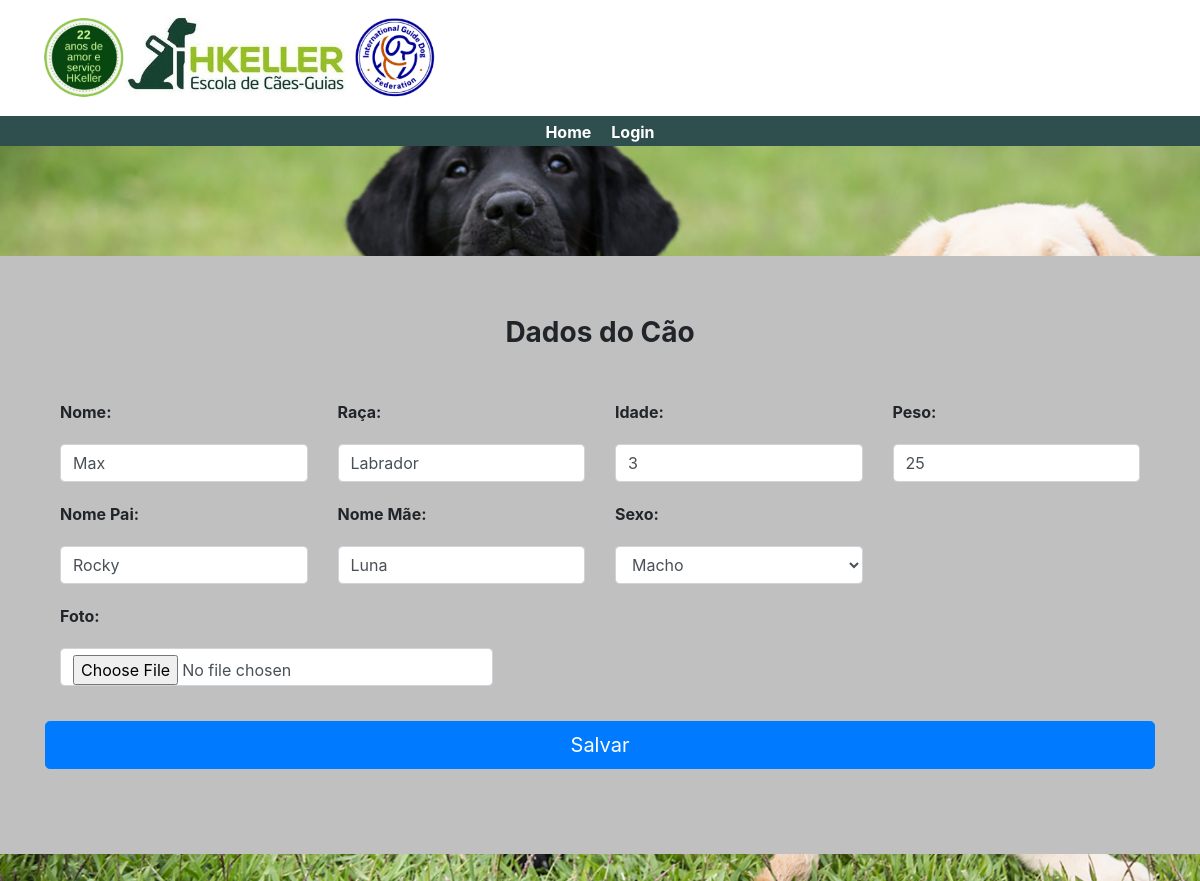
The app's page /app/views/Caes/CaesView.php?idCao=1 with its own data.
### tables this page shows
CREATE TABLE `caes` (
  `ID` int(10) NOT NULL,
  `NOME` varchar(30) NOT NULL,
  `RACA` varchar(30) NOT NULL,
  `IDADE` int(3) NOT NULL,
  `PESO` int(3) NOT NULL,
  `NOME_PAI` varchar(30) NOT NULL,
  `NOME_MAE` varchar(30) NOT NULL,
  `DATA_CADASTRO` date NOT NULL,
  `SEXO` varchar(1) NOT NULL,
  `FOTO` blob DEFAULT NULL
);

### app/models/Caes/CaesModel.php (called while the page is built, shortened)
<?php
class CaesModel {
    private $nome;
    private $raca;
    private $idade;
    private $peso;
    private $nomePai;
    private $nomeMae;
    private $foto;
    private $sexo;
    public function setNome($nome){
        $this->nome = $nome;
    }
    public function setRaca($raca){
        $this->raca = $raca;
    }
    public function setIdade($idade){
        $this->idade = $idade;
    }
    public function setPeso($peso){
        $this->peso = $peso;
    }
    public function setNomePai($nomePai){
        $this->nomePai = $nomePai;
    }
    public function setNomeMae($nomeMae){
        $this->nomeMae = $nomeMae;
    }
     public function setFoto($foto){
        $this->foto = $foto;
    }
    public function setSexo($sexo){
        $this->sexo = $sexo;
    }
    public function getNome(){
        return $this->nome;
    }
    public function getRaca(){
        return $this->raca;
    }
    public function getIdade(){
         return $this->idade;
    }
    public function getPeso(){
        return $this->peso;
    }
    public function getNomePai(){
        return $this->nomePai;
    }
    public function getNomeMae(){
        return $this->nomeMae;
    }
     public function getFoto(){
        return $this->foto;
    }
    public function getSexo(){
        return $this->sexo;
    }
    public function ConsultarCao(){
        $conn = new Conexao();
        $conn = $conn->conectar();
        $stmt = $conn->prepare("SELECT * FROM caes where id = ?");
        $stmt->execute([$_GET['idCao']]);
        return $stmt->fetch(PDO::FETCH_ASSOC);
    }
}
?>

### app/controllers/Caes/CaesController.php (called while the page is built, shortened)
<?php
require_once DIR_PATH.'/app/models/Caes/CaesModel.php';
class CaesController {
    public function __construct(){
        $this->cao = new CaesModel();
    }
    public function ConsultarCao() {
        $resultado = $this->cao->ConsultarCao();
        if ($resultado) {
            $this->cao->setId($resultado['ID']);
            $this->cao->setNome($resultado['NOME']);
            $this->cao->setRaca($resultado['RACA']);
            $this->cao->setIdade($resultado['IDADE']);
            $this->cao->setPeso($resultado['PESO']);
            $this->cao->setNomePai($resultado['NOME_PAI']);
            $this->cao->setNomeMae($resultado['NOME_MAE']);
            $this->cao->setDataCadastro($resultado['DATA_CADASTRO']);
            $this->cao->setSexo($resultado['SEXO']);
            $this->cao->setFoto($resultado['FOTO']);
        }
        return $this->cao;
    }
    public function processRequest($actionName) {
        switch ($actionName) {
            case "consultarCao":
                return $this->ConsultarCao();
                break;
        }
    }
}
?>

### app/views/Caes/CaesView.php (the view, shortened to what this page needs)
<?php
include DIR_PATH.'app/views/Esqueleto/Esqueleto.php';
require_once DIR_PATH.'/app/controllers/Caes/CaesController.php';
$caesController = new CaesController();
if (isset($_GET['idCao']))
    $cao = $caesController->processRequest("consultarCao");
else
    $cao = NULL;
if ($cao != null) {
    $nome = $cao->getNome();
    $raca = $cao->getRaca();
    $idade = $cao->getIdade();
    $peso = $cao->getPeso();
    $nome_pai = $cao->getNomePai();
    $nome_mae = $cao->getNomeMae();
    $sexo = $cao->getSexo();
    $foto = $cao->getFoto();
}
?>
<!DOCTYPE html>
<html>
   <head>
   <body>
      <form method="post" action ="<?php echo URL_BASE.'app/routes/routes.php?action=salvarCao?';?>">
         <div class="container-cadastro">
         <h1 class="h3 mb-3 font-weight-normal"><b>Dados do Cão</b></h1>
         <br>
         <div class="row">
            <div class="col-md-3">
               <b> <label for="login">Nome:</label></b>
               <input id="nome" name="nome" class="form-control" type="text" placeholder="Nome..." value="<?php echo $nome; ?>" required>
            </div>
            <div class="col-md-3">
               <b> <label for="senha">Raça:</label> </b>
               <input id="raca" name="raca" class="form-control" type="text"  placeholder="Raça..." value="<?php echo $raca; ?>"  required>
            </div>
            <div class="col-md-3">
               <b><label for="nascimento">Idade:</label></b>
               <input id="idade" name="idade" class="form-control" type="text" placeholder="Idade..." value="<?php echo $idade; ?>" required>
            </div>
            <div class="col-md-3">
               <b><label for="nascimento">Peso:</label></b>
               <input id="peso" name="peso" class="form-control" type="text" placeholder="Peso..." value="<?php echo $peso; ?>" required>
            </div>
            <div class="col-md-3">
               <b><label for="nomePai">Nome Pai:</label></b>
               <input id="nomePai" name="nomePai" class="form-control" type="text" placeholder="Nome Pai..." value="<?php echo $nome_pai; ?>" required>
            </div>
            <div class="col-md-3">
               <b><label for="nomeMae">Nome Mãe:</label></b>
               <input id="nomeMae" name="nomeMae" class="form-control" type="text" placeholder="Nome Mãe..." value="<?php echo $nome_mae; ?>" required>
            </div>
            <div class="col-md-3">
                  <b><label for="sexo">Sexo:</label></b>
                  <select id="sexo" name="sexo" class="form-control" value="<?php echo $sexo; ?>" required>
                     <option value="masculino">Macho</option>
                  </select>
               </div>
           <div class="col-md-5">
               <b><label for="foto">Foto:</label></b>
               <input id="foto" name="foto" class="form-control" type="file" accept="image/*" value="<?php echo $foto; ?>">
          </div>
          <div class="col-md-4">
          </div>
            <button class="btn btn-lg btn-primary btn-block" type="submit" name="submit">Salvar</button>
         </div>
      </form>
   </body>
</html>

### assets/css/style.css (style rules this page uses)
body { background-image: url('../img/fundoLogin.jpg'); background-size: cover; }
h1 { text-align: center; }
label { margin: 10px 0; }
input, select { margin: 10px 0; }
button { margin: 25px 0; }
.container-cadastro { margin: 80px auto; max-width: 1200px; padding: 60px; background-color: #C0C0C0; }

### records on screen
caes: nome "Max", raca "Labrador", idade "3", peso "25", nomePai "Rocky", nomeMae "Luna", sexo "Macho"
